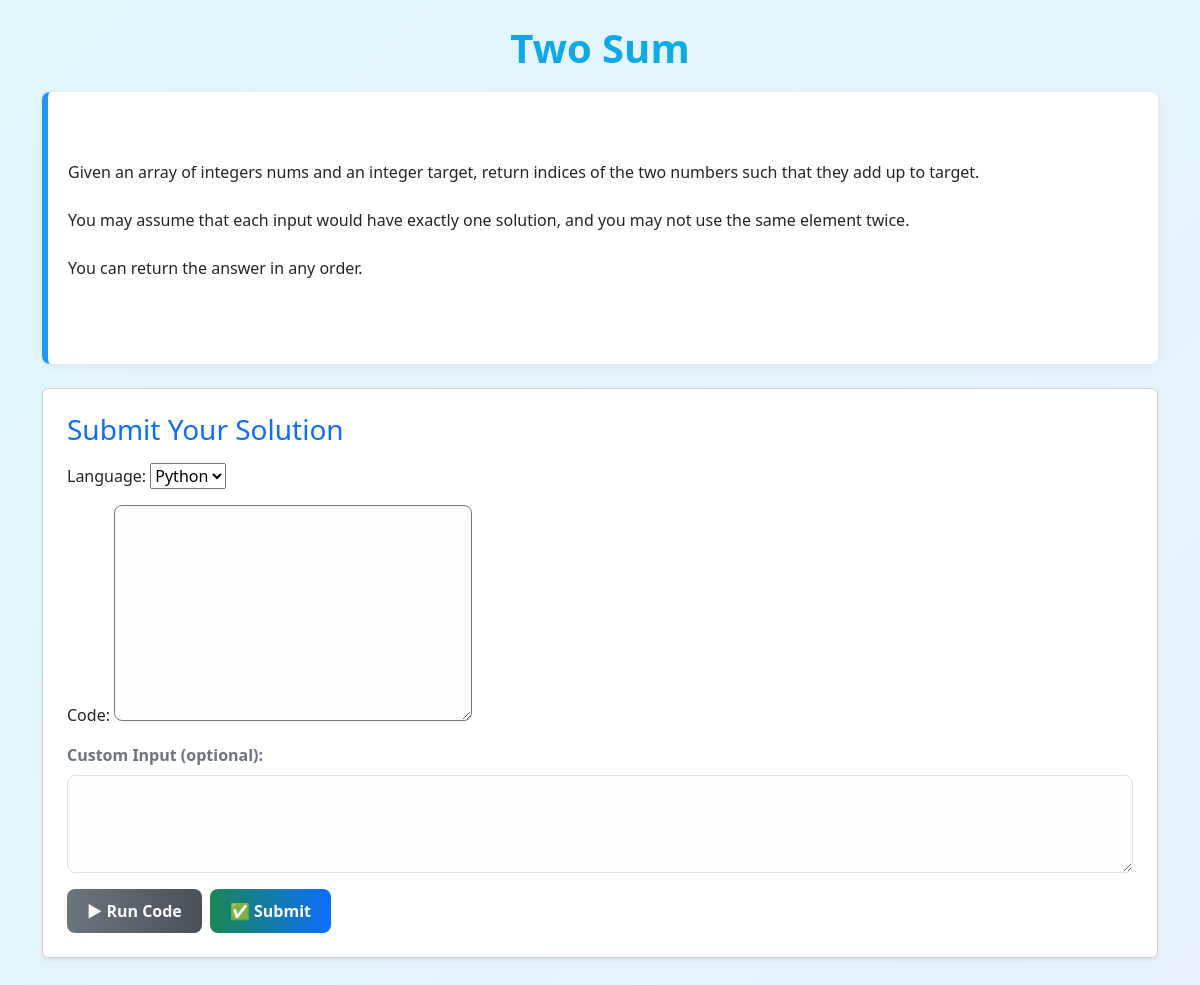
The page /problems/1/ (signed in) on the database as committed earlier.
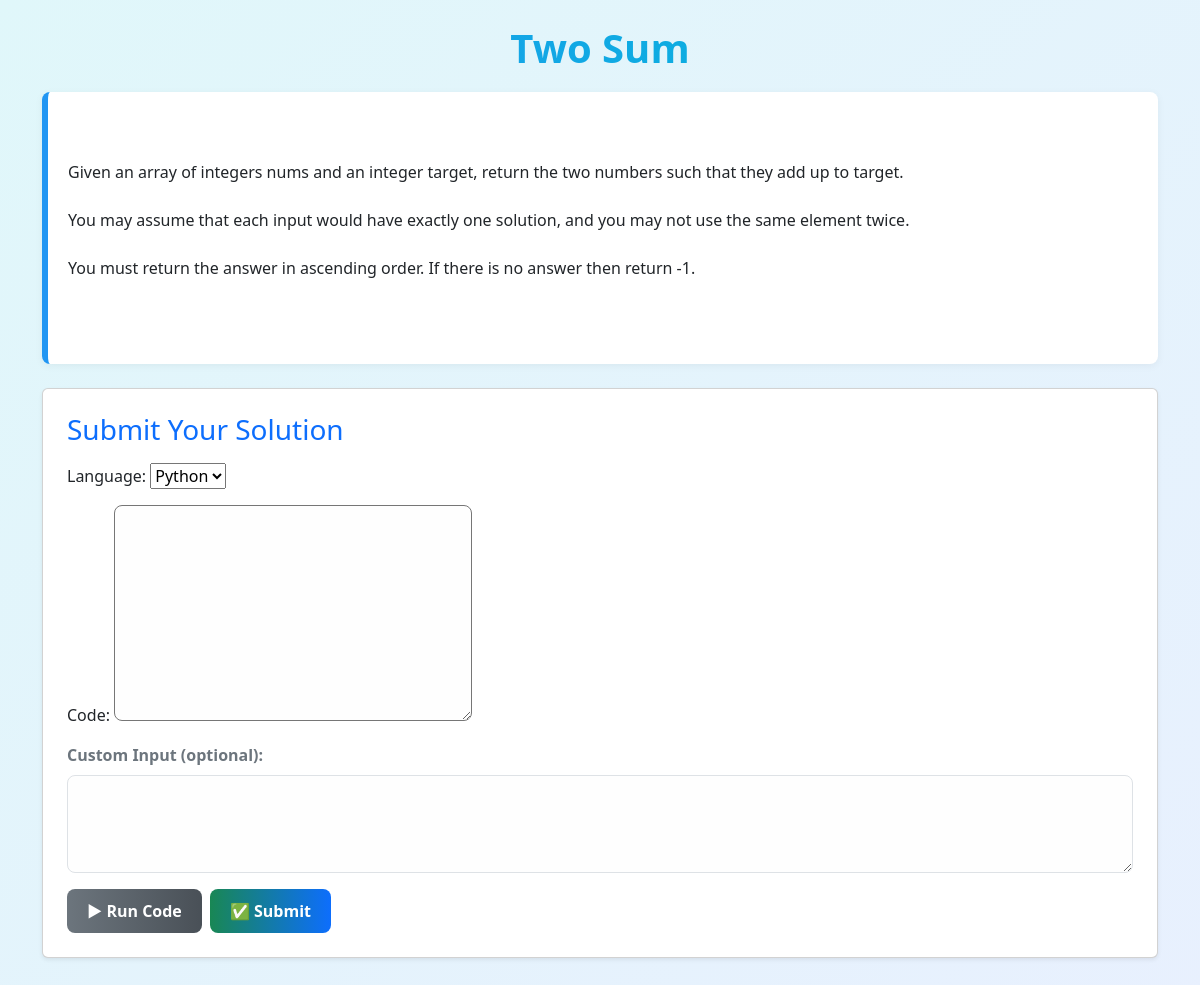
The same page on the database as committed later.
### problems/models.py (models this page shows, shortened)
class Problem(models.Model):
    title = models.CharField(max_length=100)
    statement = models.TextField()

### problems/views.py (the view, shortened to what this page needs)
# urls.py: path('problems/<int:pk>/', views.problem_detail, name='problem_detail'),
@login_required
def problem_detail(request, pk):
    problem = get_object_or_404(Problem, pk=pk)
    output_data = None
    result_message = None
    submission = None
    show_review = False
    ai_review = None
    if request.method == "GET" and "ai_review" in request.GET:
        submission_id = request.GET.get("submission_id")
        try:
            submission = CodeSubmission.objects.get(id=submission_id)
            if submission.verdict in ["Accepted", "Wrong Answer"]:
                show_review = True
                ai_review = review_code(
                    code=submission.code,
                    language=submission.language,
                    verdict=submission.verdict,
                    problem_title=problem.title,
                    problem_statement=problem.statement,
                )
                result_message = f"💬 Review for {submission.verdict} code:"
            else:
                result_message = "⚠️ Review available only for Accepted or Wrong Answer verdicts."
        except CodeSubmission.DoesNotExist:
            result_message = "⚠️ Submission not found."
        form = CodeSubmissionForm(initial={
            "code": submission.code if submission else "",
            "language": submission.language if submission else "python",
        })
    else:
        form = CodeSubmissionForm()
    return render(
        request,
        "problem_detail.html",
        {
            "problem": problem,
            "form": form,
            "output_data": output_data,
            "result_message": result_message,
            "submission_id": submission.id if submission else None,
            "verdict": submission.verdict if submission else None,
            "show_review": show_review,
            "ai_review": ai_review,
        }
    )

### compiler/forms.py
class CodeSubmissionForm(forms.ModelForm):
    language = forms.ChoiceField(choices=Language_choices)
    class Meta:
        model = CodeSubmission
        fields = ["language", "code"]

### problems/Templates/problem_detail.html (shortened to what this page needs)
{% load static %}
<!DOCTYPE html>
<html lang="en">
<head>
  <link href="https://cdn.jsdelivr.net/npm/bootstrap@5.3.0/dist/css/bootstrap.min.css" rel="stylesheet">
</head>
<body>
<div class="container mt-4">
  <div class="problem-header text-center">
    <h1>{{ problem.title }}</h1>
  </div>
  <div class="problem-statement mb-4">
    <p>{{ problem.statement }}</p>
  </div>
  <div class="card p-4 mb-4 shadow-sm">
    <h3 class="mb-3 text-primary">Submit Your Solution</h3>
    <form method="post">
      <div class="mb-3">
        {{ form.as_p }}
      </div>
      <div class="mb-3">
        <label for="custom_input" class="form-label fw-bold text-secondary">Custom Input (optional):</label>
        <textarea name="custom_input" id="custom_input" rows="4" class="form-control">{{ custom_input|default_if_none:"" }}</textarea>
      </div>
      <div class="d-flex gap-2">
        <button type="submit" name="run_code" class="btn-run">▶ Run Code</button>
        <button type="submit" name="submit_code" class="btn-submit">✅ Submit</button>
      </div>
    </form>
  </div>
</div>
</body>
</html>

Rows that differ between the two databases and show on the page:
changed Problem "Two Sum": statement "…an integer target, return indices of the two numbers such that they add up to target. You may assume that each input would have exactly one solution, and you may not use the same element twice. You can return the answer in any order." → "…an integer target, return the two numbers such that they add up to target. You may assume that each input would have exactly one solution, and you may not use the same element twice. You must return the answer in ascending order. If there is no answer then return -1."
